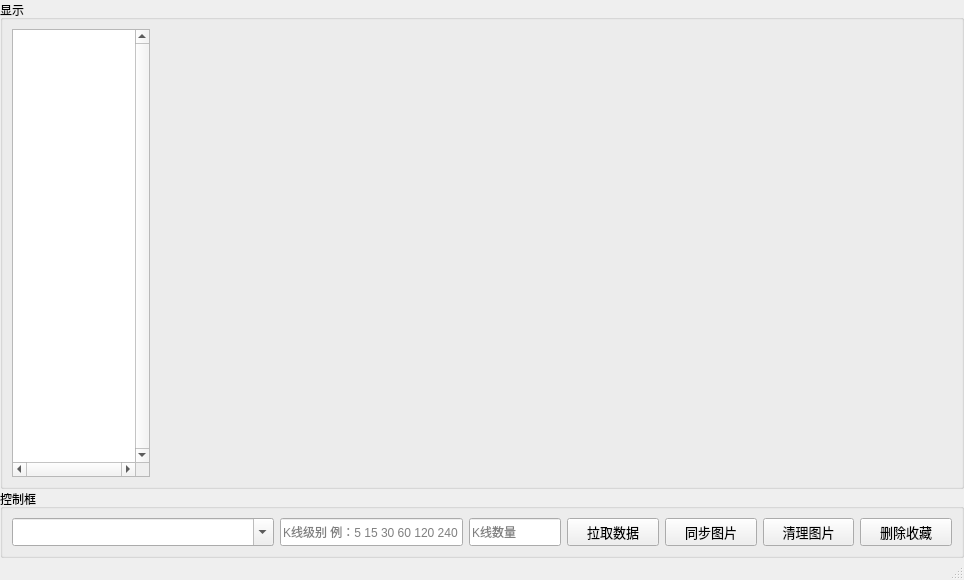
<?xml version="1.0" encoding="UTF-8"?>
<ui version="4.0">
 <class>mainWindow</class>
 <widget class="QMainWindow" name="mainWindow">
  <property name="geometry">
   <rect>
    <x>0</x>
    <y>0</y>
    <width>964</width>
    <height>580</height>
   </rect>
  </property>
  <property name="sizePolicy">
   <sizepolicy hsizetype="Preferred" vsizetype="Preferred">
    <horstretch>0</horstretch>
    <verstretch>0</verstretch>
   </sizepolicy>
  </property>
  <property name="minimumSize">
   <size>
    <width>685</width>
    <height>203</height>
   </size>
  </property>
  <property name="maximumSize">
   <size>
    <width>77888</width>
    <height>88888</height>
   </size>
  </property>
  <property name="windowTitle">
   <string>缠论分析器</string>
  </property>
  <property name="windowIcon">
   <iconset>
    <normaloff>../../../../../../../.designer/backup/image/picture.ico</normaloff>../../../../../../../.designer/backup/image/picture.ico</iconset>
  </property>
  <widget class="QWidget" name="centralwidget">
   <layout class="QVBoxLayout" name="verticalLayout">
    <property name="spacing">
     <number>0</number>
    </property>
    <property name="leftMargin">
     <number>0</number>
    </property>
    <property name="topMargin">
     <number>0</number>
    </property>
    <property name="rightMargin">
     <number>0</number>
    </property>
    <property name="bottomMargin">
     <number>0</number>
    </property>
    <item>
     <widget class="QGroupBox" name="groupBox_2">
      <property name="title">
       <string>显示</string>
      </property>
      <layout class="QHBoxLayout" name="horizontalLayout_2" stretch="4,23">
       <item>
        <widget class="QListWidget" name="listWidget_Path">
         <property name="verticalScrollBarPolicy">
          <enum>Qt::ScrollBarAlwaysOn</enum>
         </property>
         <property name="horizontalScrollBarPolicy">
          <enum>Qt::ScrollBarAlwaysOn</enum>
         </property>
        </widget>
       </item>
       <item>
        <widget class="QLabel" name="label_show">
         <property name="text">
          <string/>
         </property>
         <property name="scaledContents">
          <bool>true</bool>
         </property>
        </widget>
       </item>
      </layout>
     </widget>
    </item>
    <item>
     <widget class="QGroupBox" name="groupBox">
      <property name="title">
       <string>控制框</string>
      </property>
      <layout class="QHBoxLayout" name="horizontalLayout" stretch="4,4,2,2,2,2,2">
       <item>
        <widget class="QComboBox" name="comboBox_code">
         <property name="sizePolicy">
          <sizepolicy hsizetype="Preferred" vsizetype="Preferred">
           <horstretch>0</horstretch>
           <verstretch>0</verstretch>
          </sizepolicy>
         </property>
         <property name="editable">
          <bool>true</bool>
         </property>
         <property name="placeholderText">
          <string>输入股票code（前6位），例：000001上证</string>
         </property>
        </widget>
       </item>
       <item>
        <widget class="QLineEdit" name="lineEdit_Flt">
         <property name="sizePolicy">
          <sizepolicy hsizetype="Expanding" vsizetype="Preferred">
           <horstretch>0</horstretch>
           <verstretch>0</verstretch>
          </sizepolicy>
         </property>
         <property name="text">
          <string/>
         </property>
         <property name="placeholderText">
          <string>K线级别 例：5 15 30 60 120 240</string>
         </property>
        </widget>
       </item>
       <item>
        <widget class="QLineEdit" name="lineEdit_Number">
         <property name="sizePolicy">
          <sizepolicy hsizetype="Expanding" vsizetype="Preferred">
           <horstretch>0</horstretch>
           <verstretch>0</verstretch>
          </sizepolicy>
         </property>
         <property name="text">
          <string/>
         </property>
         <property name="placeholderText">
          <string>K线数量</string>
         </property>
        </widget>
       </item>
       <item>
        <widget class="QPushButton" name="pushButton_flash">
         <property name="sizePolicy">
          <sizepolicy hsizetype="Minimum" vsizetype="Preferred">
           <horstretch>0</horstretch>
           <verstretch>0</verstretch>
          </sizepolicy>
         </property>
         <property name="font">
          <font>
           <pointsize>10</pointsize>
          </font>
         </property>
         <property name="text">
          <string>拉取数据</string>
         </property>
        </widget>
       </item>
       <item>
        <widget class="QPushButton" name="pushButton_flash_local">
         <property name="sizePolicy">
          <sizepolicy hsizetype="Minimum" vsizetype="Preferred">
           <horstretch>0</horstretch>
           <verstretch>0</verstretch>
          </sizepolicy>
         </property>
         <property name="font">
          <font>
           <pointsize>10</pointsize>
          </font>
         </property>
         <property name="text">
          <string>同步图片</string>
         </property>
        </widget>
       </item>
       <item>
        <widget class="QPushButton" name="pushButton_rmv_al">
         <property name="sizePolicy">
          <sizepolicy hsizetype="Minimum" vsizetype="Preferred">
           <horstretch>0</horstretch>
           <verstretch>0</verstretch>
          </sizepolicy>
         </property>
         <property name="font">
          <font>
           <pointsize>10</pointsize>
          </font>
         </property>
         <property name="text">
          <string>清理图片</string>
         </property>
        </widget>
       </item>
       <item>
        <widget class="QPushButton" name="pushButton_dellist">
         <property name="sizePolicy">
          <sizepolicy hsizetype="Minimum" vsizetype="Preferred">
           <horstretch>0</horstretch>
           <verstretch>0</verstretch>
          </sizepolicy>
         </property>
         <property name="font">
          <font>
           <pointsize>10</pointsize>
          </font>
         </property>
         <property name="text">
          <string>删除收藏</string>
         </property>
        </widget>
       </item>
      </layout>
     </widget>
    </item>
   </layout>
  </widget>
  <widget class="QMenuBar" name="menubar">
   <property name="geometry">
    <rect>
     <x>0</x>
     <y>0</y>
     <width>964</width>
     <height>21</height>
    </rect>
   </property>
  </widget>
  <widget class="QStatusBar" name="statusbar"/>
 </widget>
 <resources/>
 <connections/>
</ui>
